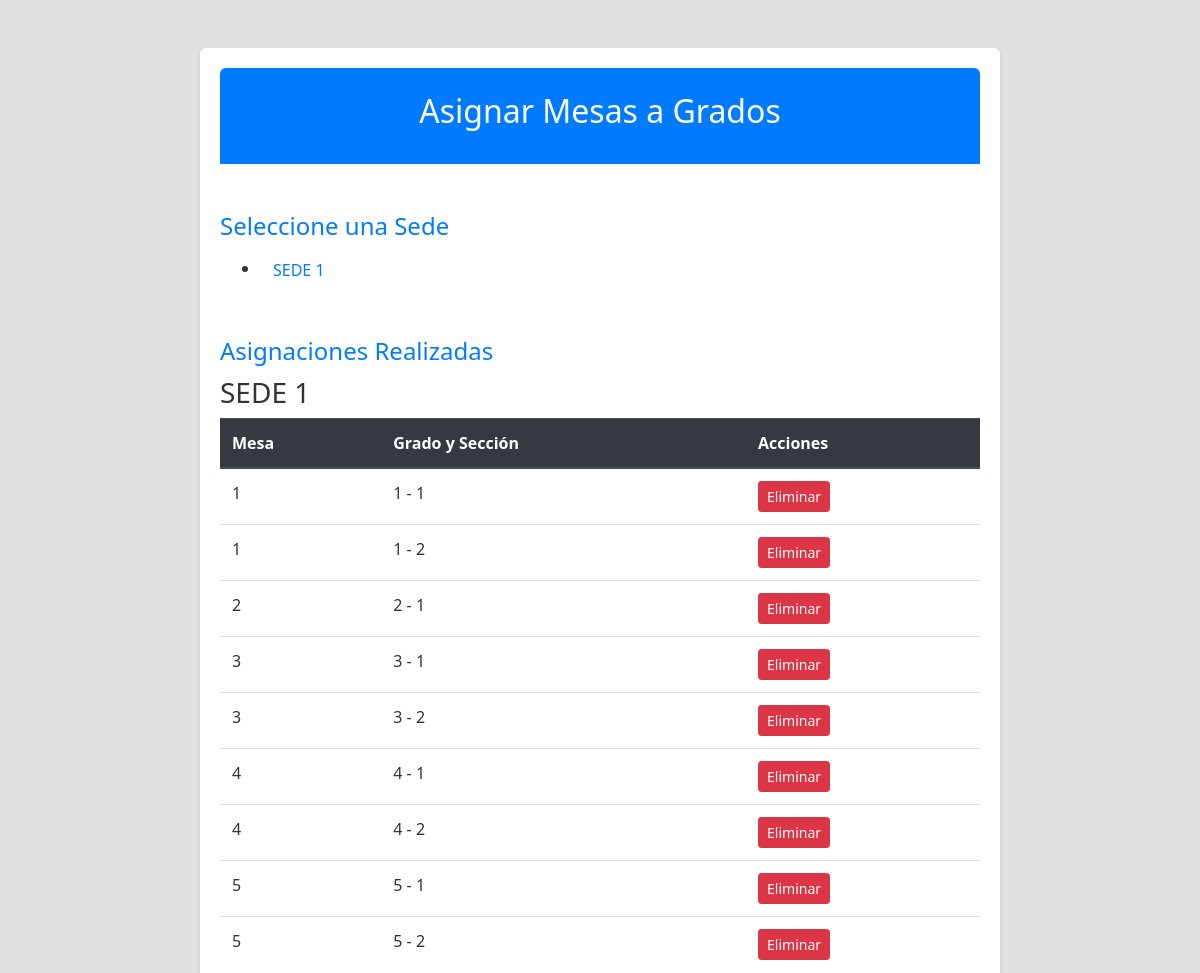
The app's page /asignar_mesas (upper part), older data.
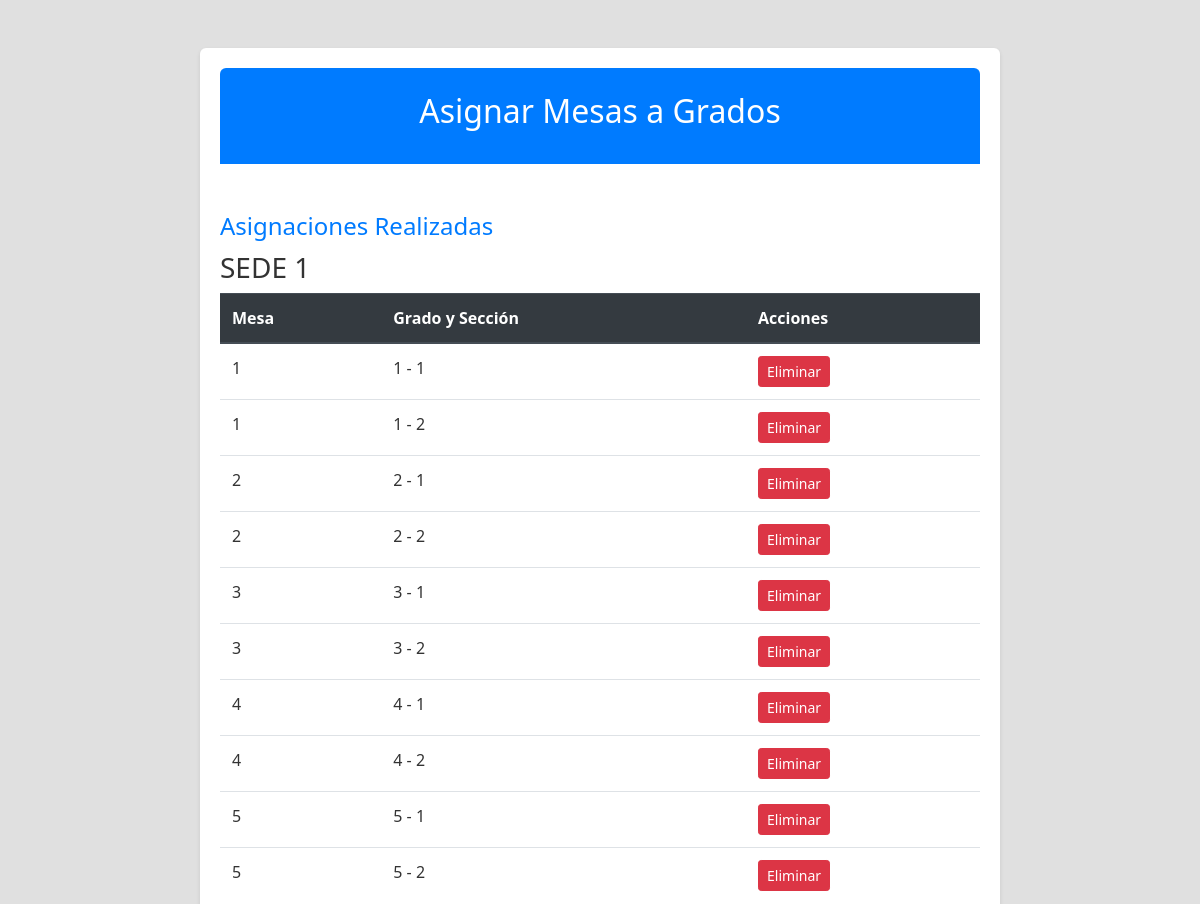
The same page, newer data.
### app.py (models this page shows)
class Sede(db.Model):
    id = db.Column(db.Integer, primary_key=True)
    nombre = db.Column(db.String(100), nullable=False)
    direccion = db.Column(db.String(200), nullable=False)

class AsignacionMesa(db.Model):
    id = db.Column(db.Integer, primary_key=True)
    grado = db.Column(db.String(20), nullable=False)
    seccion = db.Column(db.String(10), nullable=False)
    mesa_numero = db.Column(db.String(20), nullable=False)
    sede_id = db.Column(db.Integer, db.ForeignKey('sede.id'), nullable=False)
    sede = db.relationship('Sede', backref=db.backref('asignaciones', lazy=True))

### app.py (the view, shortened to what this page needs)
@app.route('/asignar_mesas', methods=['GET', 'POST'])
def asignar_mesas():
    grados_asignados = db.session.query(
        AsignacionMesa.grado, AsignacionMesa.seccion, AsignacionMesa.sede_id
    ).distinct().all()
    grados_secciones = db.session.query(
        (Estudiante.grado + ' - ' + Estudiante.seccion).label('grado_seccion'),
        Estudiante.sede_id
    ).distinct().all()
    grados_secciones = [
        gs for gs in grados_secciones
        if (gs.grado_seccion.split(' - ')[0], gs.grado_seccion.split(' - ')[1], gs.sede_id) not in grados_asignados
    ]
    sedes = Sede.query.all()
    mesas = Mesa.query.all()
    sedes_con_grados = [s for s in sedes if any(gs.sede_id == s.id for gs in grados_secciones)]
    asignaciones = db.session.query(
        AsignacionMesa.id, AsignacionMesa.grado, AsignacionMesa.seccion, AsignacionMesa.mesa_numero, Sede.nombre.label('sede_nombre')
    ).join(Sede, AsignacionMesa.sede_id == Sede.id).order_by(
        AsignacionMesa.mesa_numero, AsignacionMesa.grado, AsignacionMesa.seccion
    ).all()
    return render_template('asignar_mesas.html', sedes=sedes, sedes_con_grados=sedes_con_grados, grados_secciones=grados_secciones, mesas=mesas, asignaciones=asignaciones)

### app.py (called while the page is built)
@app.context_processor
def utility_processor():
    def enumerar(iterable, start=0):
        return enumerate(iterable, start)
    return dict(enumerar=enumerar)

### templates/asignar_mesas.html (shortened to what this page needs)
<!DOCTYPE html>
<html lang="en">
<head>
    <link rel="stylesheet" href="https://stackpath.bootstrapcdn.com/bootstrap/4.3.1/css/bootstrap.min.css">
    <link rel="stylesheet" href="{{ url_for('static', filename='styles.css') }}">
</head>
<body>
    <div class="container mt-5">
        <header class="text-center bg-primary text-white py-4" style="border-radius: 6px 6px 0 0;">
            <h1>Asignar Mesas a Grados</h1>
        </header>
        <div class="mt-5">
            {% if sedes_con_grados %}
            <form id="asignarMesaForm" method="post" action="{{ url_for('asignar_mesas') }}" class="mb-4">
                <h2 class="text-primary">Seleccione una Sede</h2>
                <ul>
                    {% for sede in sedes_con_grados %}
                    <li>
                        <a href="javascript:void(0);" onclick="toggleGrados('{{ sede.id }}')" class="btn btn-link">{{
                            sede.nombre }}</a>
                    </li>
                    {% endfor %}
                </ul>
            </form>
            {% endif %}
            <h2 class="text-primary mt-5">Asignaciones Realizadas</h2>
            {% for sede in sedes %}
            <h3>{{ sede.nombre }}</h3>
            <table class="table table-striped">
                <thead class="thead-dark">
                    <tr>
                        <th>Mesa</th>
                        <th>Grado y Sección</th>
                        <th>Acciones</th>
                    </tr>
                </thead>
                <tbody>
                    {% for asignacion in asignaciones %}
                    {% if asignacion.sede_nombre == sede.nombre %}
                    <tr>
                        <td>{{ asignacion.mesa_numero }}</td>
                        <td>{{ asignacion.grado }} - {{ asignacion.seccion }}</td>
                        <td>
                            <form method="post" action="{{ url_for('eliminar_asignacion', id=asignacion.id) }}"
                                style="display:inline;">
                                <button type="submit" class="btn btn-danger btn-sm">Eliminar</button>
                            </form>
                        </td>
                    </tr>
                    {% endif %}
                    {% endfor %}
                </tbody>
            </table>
            {% endfor %}
        </div>
    </div>
</body>
</html>

Row changes from the older to the newer data that the page shows:
no longer on one of the page's lists (row unchanged): Sede: nombre "SEDE 1"
added AsignacionMesa: mesa_numero "2", grado "2", seccion "2"
Text that changed along with them:
text no longer shown: "Seleccione una Sede"
